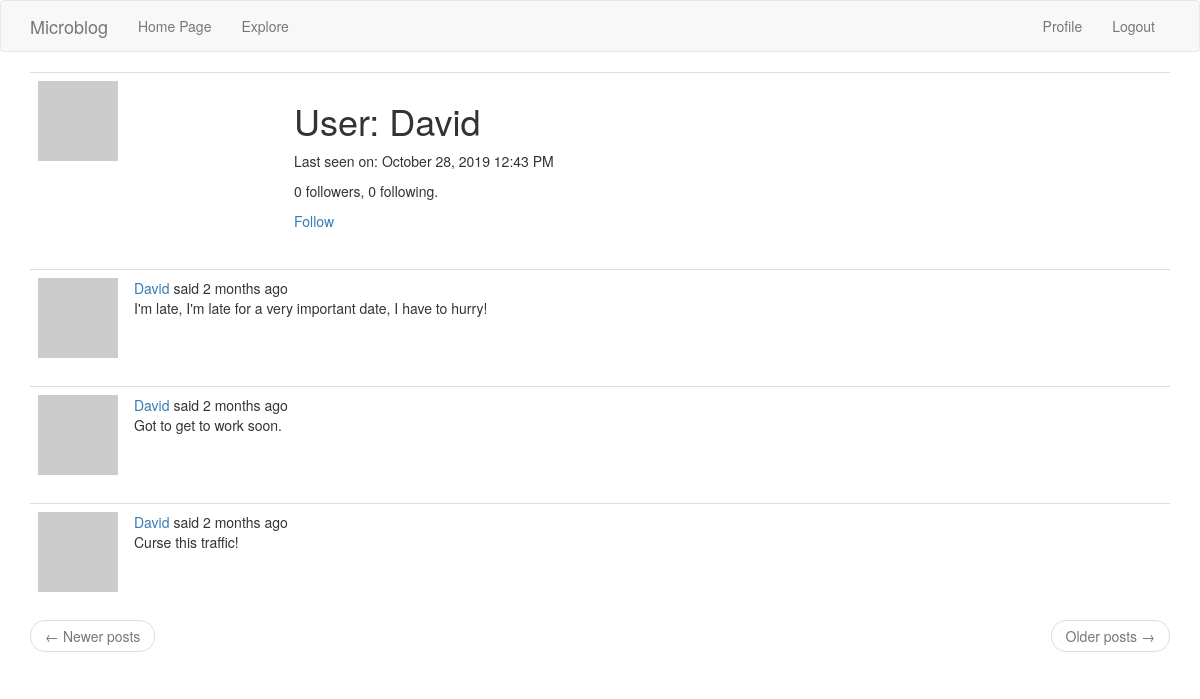
Screenshot of /user/David (signed in) with the database file from the repository.
### app/models.py (models this page shows, shortened)
class User(UserMixin, db.Model):
    id = db.Column(db.Integer, primary_key=True)
    username = db.Column(db.String(64), index=True, unique=True)
    email = db.Column(db.String(120), index=True, unique=True)
    password_hash = db.Column(db.String(128))
    posts = db.relationship('Post', backref='author', lazy='dynamic')
    about_me = db.Column(db.String(140))
    last_seen = db.Column(db.DateTime, default=datetime.utcnow)
    def avatar(self, size):
        digest = md5(self.email.lower().encode('utf-8')).hexdigest()
        print('https://www.gravatar.com/avatar/{}?d=identicon&s={}'.format(digest, size))
        return 'https://www.gravatar.com/avatar/{}?d=identicon&s={}'.format(digest, size)
    followed = db.relationship(
        "User", secondary=followers,
        primaryjoin=(followers.c.follower_id== id),
        secondaryjoin=(followers.c.followed_id == id),
        backref=db.backref("followers", lazy="dynamic"), lazy="dynamic")
    def is_following(self, user):
        return self.followed.filter(
            followers.c.followed_id == user.id).count() > 0

class Post(db.Model):
    id = db.Column(db.Integer, primary_key=True)
    body = db.Column(db.String(140))
    timestamp = db.Column(db.DateTime, index=True, default=datetime.utcnow)
    user_id = db.Column(db.Integer, db.ForeignKey('user.id'))

### app/main/routes.py (the view)
@bp.route('/user/<username>')
@login_required
def user(username):
    user = User.query.filter_by(username=username).first_or_404()
    page = request.args.get("page", 1, type=int)
    posts = user.posts.order_by(Post.timestamp.desc()).paginate(
        page, myApp.config["POSTS_PER_PAGE"], False)
    next_url = url_for('main.user', username=user.username, page=posts.next_num) \
        if posts.has_next else None
    prev_url = url_for('main.user', username=user.username, page=posts.prev_num) \
        if posts.has_prev else None
    return render_template('user.html', user=user, posts=posts.items, next_url=next_url, prev_url=prev_url)

### app/main/routes.py (called while the page is built)
@bp.before_request
def before_request():
    if current_user.is_authenticated:
        current_user.last_seen = datetime.utcnow()
        db.session.commit()

### app/models.py (called while the page is built)
@login.user_loader
def load_user(id):
    return User.query.get(int(id))

### app/templates/user.html (shortened to what this page needs)
{% extends "base.html" %}
{% block app_content %}
    <table class="table table-hover">
        <tr>
            <td width="256px"><img src="{{ user.avatar(256) }}"></td>
            <td>
                <h1>User: {{ user.username }}</h1>
                {% if user.last_seen %}
                <p>Last seen on: {{ moment(user.last_seen).format("LLL") }}</p>
                {% endif %}
                <p>{{ user.followers.count() }} followers, {{ user.followed.count() }} following.</p>
                {% if user == current_user %}
                <p><a href="{{ url_for('main.edit_profile') }}">Edit your profile</a></p>
                {% elif not current_user.is_following(user) %}
                <p><a href="{{ url_for('follow', username=user.username) }}">Follow</a></p>
                {% else %}
                <p><a href="{{ url_for('unfollow', username=user.username) }}">Unfollow</a></p>
                {% endif %}
            </td>
        </tr>
    </table>
    {% for post in posts %}
        {% include '_post.html' %}
    {% endfor %}
    <nav aria-label="...">
        <ul class="pager">
            <li class="previous{% if not prev_url %} disabled{% endif %}">
                <a href="{{ prev_url or '#' }}">
                    <span aria-hidden="true">&larr;</span> Newer posts
                </a>
            </li>
            <li class="next{% if not next_url %} disabled{% endif %}">
                <a href="{{ next_url or '#' }}">
                    Older posts <span aria-hidden="true">&rarr;</span>
                </a>
            </li>
        </ul>
    </nav>
{% endblock %}

### app/templates/_post.html (shortened to what this page needs)
    <table class="table table-hover">
        <tr>
            <td width="70px">
                <a href="{{ url_for('main.user', username=post.author.username) }}">
                    <img src="{{ post.author.avatar(70) }}" />
                </a>
            </td>
            <td>
                {{ _("%(username)s said %(when)s",
            username=user_link, when=moment(post.timestamp).fromNow()) }}
                <br>
                {{ post.body }}
            </td>
        </tr>
    </table>

### rows the page displays
User: username "David", last_seen "October 28, 2019 12:43 PM"
Post: body "I'm late, I'm late for a very important date, I have to hurry!"
Post: body "Got to get to work soon."
Post: body "Curse this traffic!"

### other values shown
{{ user.followers.count() }} "0"
{{ user.followed.count() }} "0"
